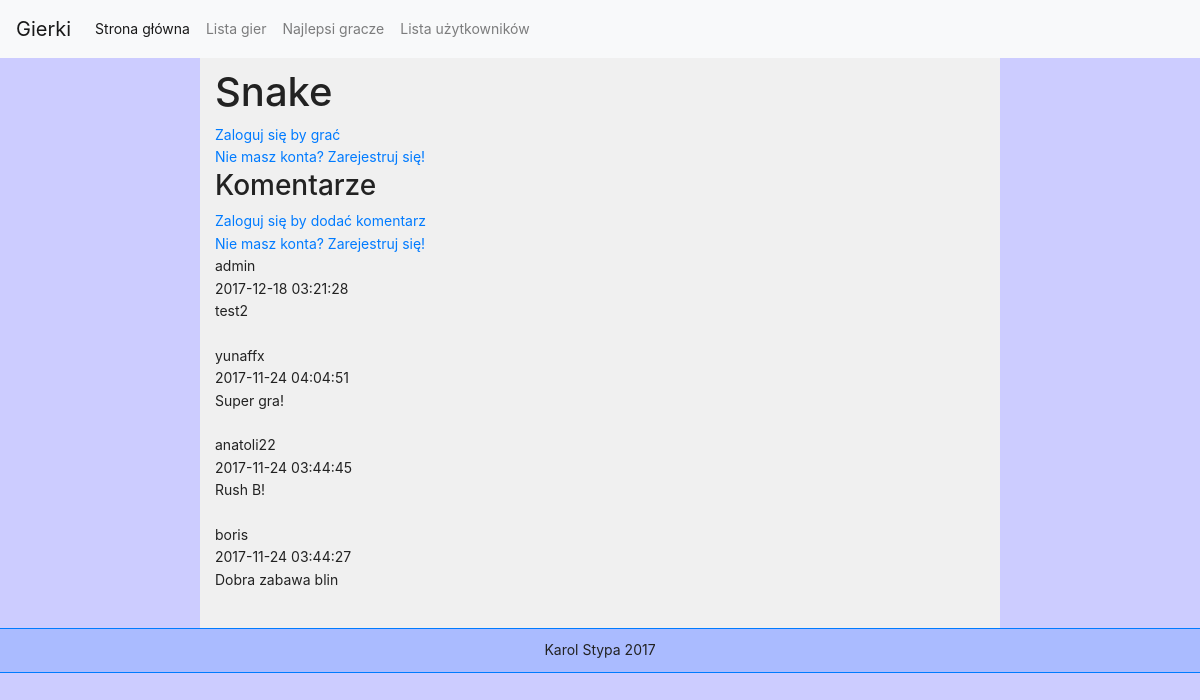
The app's page /snake.php with its own data.
### tables this page shows
CREATE TABLE `comments` (
  `id` int(11) NOT NULL,
  `game_id` int(11) NOT NULL,
  `user_id` int(11) NOT NULL,
  `timestamp` timestamp NOT NULL DEFAULT CURRENT_TIMESTAMP ON UPDATE CURRENT_TIMESTAMP,
  `text` text NOT NULL
);

CREATE TABLE `users` (
  `id` int(11) NOT NULL,
  `login` varchar(255) NOT NULL,
  `password` varchar(255) NOT NULL,
  `email` varchar(255) NOT NULL,
  `group_id` int(11) NOT NULL,
  `registered` int(11) NOT NULL,
  `last_login` int(11) NOT NULL,
  `ip` varchar(15) NOT NULL
);

### snake.php (the view, shortened to what this page needs)
<!DOCTYPE html>
<html>
	<head>
		<link rel="stylesheet" href="https://maxcdn.bootstrapcdn.com/bootstrap/4.0.0-beta.2/css/bootstrap.min.css">
		<link rel="stylesheet" href="./css/style.css">
	</head>
	<body>
		<?php include "navbar.php";
		?>
		<div class="container-fluid col-md-8 main">
      <h1>Snake</h1>
      <?php
			if (!isset($_SESSION['loggedin'])){
					echo '<a href="index.php">Zaloguj się by grać</a>
					</br><a href="./register.php">Nie masz konta? Zarejestruj się!</a>
					';
			}
			?>
      <br>
      <?php
			if (!isset($_SESSION['loggedin'])){
					echo '<h3>Komentarze</h3>
					<a href="index.php">Zaloguj się by dodać komentarz</a>
					</br><a href="./register.php">Nie masz konta? Zarejestruj się!</a><br>';
			}
      $comments_query = "SELECT A.timestamp, A.text, B.login as username
                          FROM comments A
                          Join users B
                          on B.id = A.user_id
                          WHERE A.game_id = 1
                          ORDER BY A.timestamp DESC";
      $com_result = mysql_query($comments_query);
      while($row = mysql_fetch_assoc($com_result)) {
        echo $row['username'].'<br>'.$row['timestamp'].'<br>'.$row['text'].'<br><br>';
      }
      ?>
    </div>
  </body>
</html>

### css/style.css (style rules this page uses)
body { font-size: 14px; line-height: 1.6; background-color: #CCCCFF; color: #222222; height: 100%; min-height: 100%; }
.main { padding-top: 10px; background-color: #F0F0F0; padding-bottom: 15px; min-height: 100%; }
.footer { text-align: center; background-color: #AABBFF!important; padding: 10px; border-top: 1px solid #007BFF; border-bottom: 1px solid #007BFF; }

### records on screen
comments: user.login "admin", timestamp "2017-12-18 03:21:28", text "test2"
comments: user.login "yunaffx", timestamp "2017-11-24 04:04:51", text "Super gra!"
comments: user.login "anatoli22", timestamp "2017-11-24 03:44:45", text "Rush B!"
comments: user.login "boris", timestamp "2017-11-24 03:44:27", text "Dobra zabawa blin"
